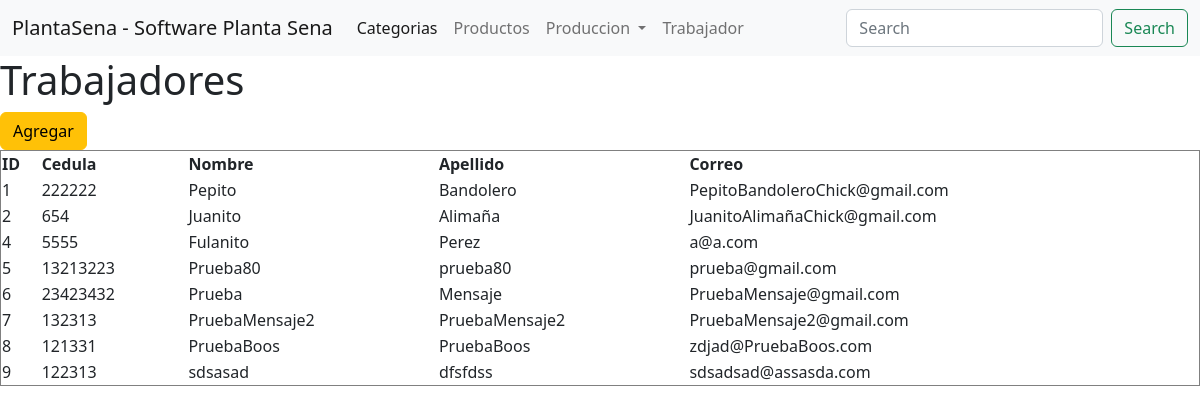
Page /planta/trabajadores/ on the committed database.
### planta/models.py (models this page shows, shortened)
class Trabajador(models.Model):
    cedula = models.IntegerField(unique=True)
    nombre = models.CharField(max_length=100)
    apellido = models.CharField(max_length=100)
    correo = models.EmailField(max_length=250, null=True, blank=True)

### planta/views.py (the view)
# urls.py: path('trabajadores/', views.listarTrabajador, name="listarTrabajador" ),
def listarTrabajador(request):
    q = Trabajador.objects.all()
    contexto = {"datos": q}
    return render(request, 'planta/trabajador/listar_trabajador.html', contexto)

### planta/templates/planta/trabajador/listar_trabajador.html (shortened to what this page needs)
{% extends "planta/base.html"%}
{% load static %}
    {% block contenedor %}
    <h1>Trabajadores</h1>
    <a class="btn btn-warning" href="{% url 'planta:formularioTrabajador' %}">Agregar</a>
    <br>
    {% if datos %}
        <table width="100%" border="1">
            <thead>
                <tr>
                    <th>ID</th>
                    <th>Cedula</th>
                    <th>Nombre</th>
                    <th>Apellido</th>
                    <th>Correo</th>
                </tr>
            </thead>
            <tbody>
            {% for t in datos %}
                <tr>
                    <td>{{ t.id }} </td>
                    <td>{{ t.cedula}} </td>
                    <td>{{ t.nombre }} </td>
                    <td>{{ t.apellido }} </td>
                    <td>{{ t.correo}} </td>
                </tr>
            {% endfor %}
            </tbody>
        </table>
    {% else%}
        <h1>No hay datos...</h1>
    {% endif %}
    {% endblock%}

### planta/templates/planta/base.html (shortened to what this page needs)
{% load static %}
<!DOCTYPE html>
<html lang="es">
<head>
    <link href="{% static 'planta/css/bootstrap.min.css' %}" rel="stylesheet">
</head>
<body>
    <nav class="navbar navbar-expand-lg bg-light">
        <div class="container-fluid">
          <a class="navbar-brand" href="#">PlantaSena - {% block subtitulo %} Software Planta Sena {% endblock%}</a>
          <div class="collapse navbar-collapse" id="navbarSupportedContent">
            <ul class="navbar-nav me-auto mb-2 mb-lg-0">
              <li class="nav-item">
                <a class="nav-link active" aria-current="page" href="#">Categorias</a>
              </li>
              <li class="nav-item">
                <a class="nav-link" href="{% url 'planta:listarProducto' %}">Productos</a>
              </li>
              <li class="nav-item dropdown">
                <a class="nav-link dropdown-toggle" href="#" role="button" data-bs-toggle="dropdown" aria-expanded="false">
                  Produccion
                </a>
              </li>
              <li class="nav-item">
                <a class="nav-link" href="{% url 'planta:listarTrabajador'%}">Trabajador</a>
              </li>
            </ul>
            <form class="d-flex" role="search">
              <input class="form-control me-2" type="search" placeholder="Search" aria-label="Search">
              <button class="btn btn-outline-success" type="submit">Search</button>
            </form>
          </div>
        </div>
      </nav>
      {% block contenedor %}{% endblock%}
</body>
</html>

### rows in the picture
Trabajador: id "1", cedula "222222", nombre "Pepito", apellido "Bandolero", correo "PepitoBandoleroChick@gmail.com"
Trabajador: id "2", cedula "654", nombre "Juanito", apellido "Alimaña", correo "JuanitoAlimañaChick@gmail.com"
Trabajador: id "4", cedula "5555", nombre "Fulanito", apellido "Perez", correo "a@a.com"
Trabajador: id "5", cedula "13213223", nombre "Prueba80", apellido "prueba80", correo "prueba@gmail.com"
Trabajador: id "6", cedula "23423432", nombre "Prueba", apellido "Mensaje", correo "PruebaMensaje@gmail.com"
Trabajador: id "7", cedula "132313", nombre "PruebaMensaje2", apellido "PruebaMensaje2", correo "PruebaMensaje2@gmail.com"
Trabajador: id "8", cedula "121331", nombre "PruebaBoos", apellido "PruebaBoos", correo "zdjad@PruebaBoos.com"
Trabajador: id "9", cedula "122313", nombre "sdsasad", apellido "dfsfdss", correo "sdsadsad@assasda.com"
